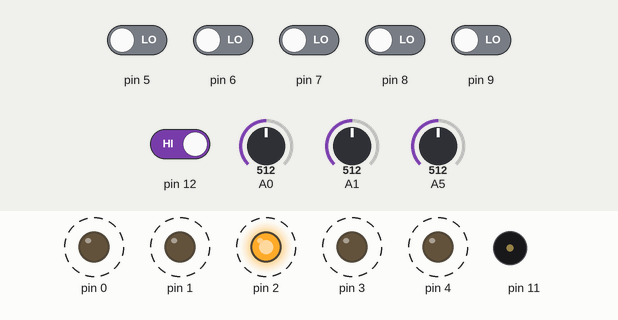
A sketch run on a simulated Arduino Uno, built with avr-gcc and run on an emulated ATmega328P. On the bench: output pins drawn as LEDs (lit = HIGH), buzzer (waves = sounding). Dashed ring = blinking. The test bench sets the inputs (shaded band); at power-on: pin 12 HIGH, pin 5–9 LOW, A0 = 512, A1 = 512, A5 = 512.

Above: at 1.25 s.
1.3 s: pin 5 driven HIGH
At 2.7 s:
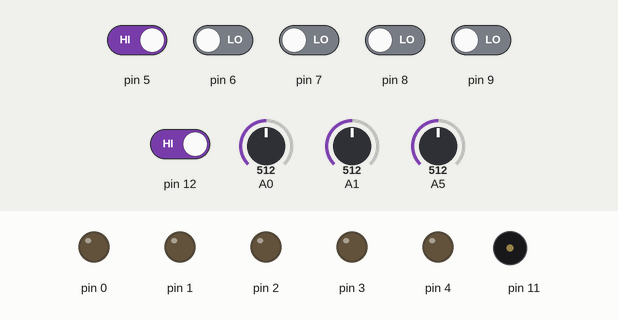
3.0 s: pin 5 driven LOW
At 3.15 s:
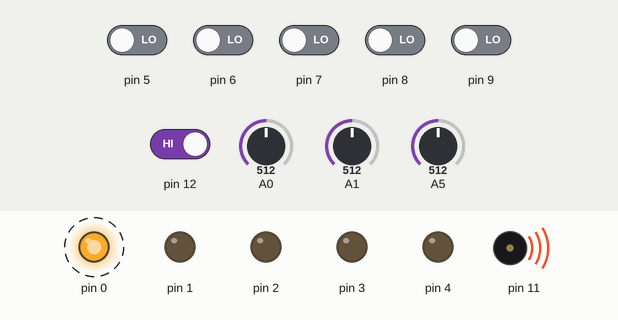
6.0 s: pin 6 driven HIGH
At 6.15 s:
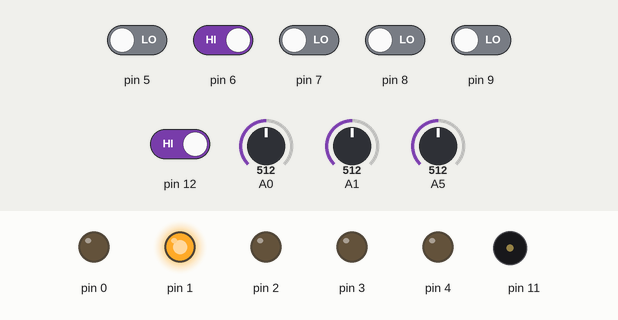
8.0 s: pin 6 driven LOW
At 8.45 s:
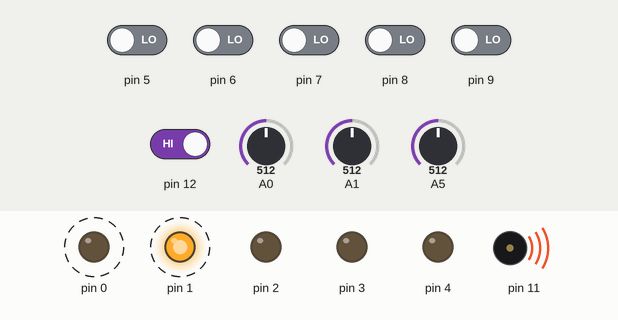
11.0 s: pin 12 driven LOW
At 12.2 s:
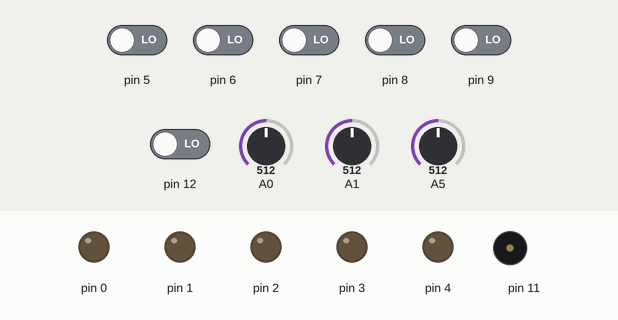
12.5 s: pin 12 driven HIGH
At 12.95 s:
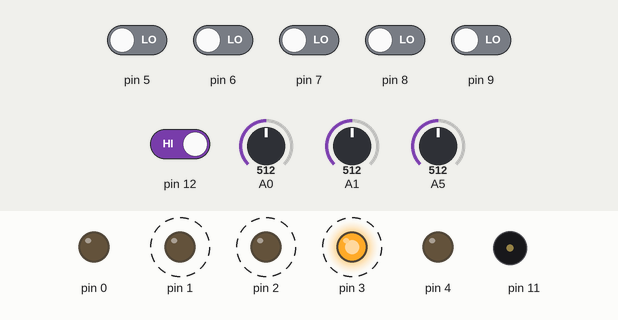
Timing chart, 0 to 16.5 s (numbered marks = the images above; inputs shaded):
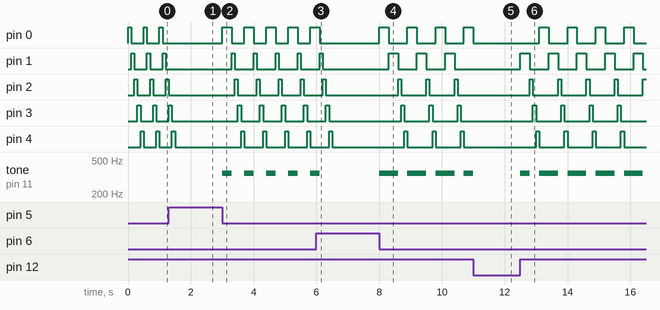

Measured:
- after the input at 1.3 s, pin 0, pin 1: stops changing and stays LOW; pin 2: goes on until 1.3 s, then stays LOW; pin 3: goes on until 1.4 s, then stays LOW; pin 4: goes on until 1.5 s, then stays LOW
- after the input at 3.0 s, pin 0: alternates HIGH for 0.30 s and LOW for 0.40 s, starting at once; pin 1: alternates HIGH for 0.10 s and LOW for 0.60 s, starting after 0.30 s
- after the input at 6.0 s, pin 0: goes on until 6.1 s, then stays LOW; pin 1: goes on until 6.2 s, then stays LOW; pin 2: goes on until 6.3 s, then stays LOW; pin 3: goes on until 6.4 s, then stays LOW; pin 4: goes on until 6.5 s, then stays LOW
- after the input at 8.0 s, pin 0: alternates HIGH for 0.30 s and LOW for 0.60 s, starting at once; pin 1: alternates HIGH for 0.30 s and LOW for 0.60 s, starting after 0.30 s
- after the input at 11.0 s, pin 0: goes on until 11.0 s, then stays LOW; pin 1–3: stops changing and stays LOW; pin 4: stays LOW (without the input it goes to HIGH after 0.50 s)
- after the input at 12.5 s, pin 0: alternates HIGH for 0.30 s and LOW for 0.60 s, starting after 0.60 s; pin 1: alternates HIGH for 0.30 s and LOW for 0.60 s, starting at once
- by itself, pin 0–4: alternates HIGH for 0.10 s and LOW for 0.40 s

The sketch:

aux1.ino
```cpp
#include "header.hpp"
#include "Tone.h"


aux_arduino aux;

void setup_passos_inicial(aux_arduino& aux)
{
    aux.passo1.buzzer1 = 0;
    aux.passo1.buzzer2 = 0;
    aux.passo1.delay = 100;

    aux.passo2.buzzer1 = 0;
    aux.passo2.buzzer2 = 0;
    aux.passo2.delay = 100;


    aux.passo3.buzzer1 = 0;
    aux.passo3.buzzer2 = 0;
    aux.passo3.delay = 100;


    aux.passo4.buzzer1 = 0;
    aux.passo4.buzzer2 = 0;
    aux.passo4.delay = 100;


    aux.passo5.buzzer1 = 0;
    aux.passo5.buzzer2 = 0;
    aux.passo5.delay = 100;

}


int pot_value(int analog_pin)
{
    int poten = analogRead(analog_pin);
    int value = map(poten, 0, 1023, 0, 8);

    return(value);
}


Tone buzzer1;
Tone buzzer2;

void setup()
{
    // 5 leds
    pinMode(0, OUTPUT);
    pinMode(1, OUTPUT);
    pinMode(2, OUTPUT);
    pinMode(3, OUTPUT);
    pinMode(4, OUTPUT);


    // botoes
    pinMode(5, INPUT);
    pinMode(6, INPUT);
    pinMode(7, INPUT);
    pinMode(8, INPUT);
    pinMode(9, INPUT);

    // Receber sinal da main
    pinMode(12, INPUT);
    // 2 buzzers em paralelo
    buzzer1.begin(10);
    buzzer2.begin(11);


    setup_passos_inicial(aux);
}


int converter_notas(int value)
{
    if(value == 0)
        return(0);
    if(value == 1)
        return(DO);
    if(value == 2)
        return(RE);
    if(value == 3)
        return(MI);
    if(value == 4)
        return(FA);
    if(value == 5)
        return(SOL);
    if(value == 6)
        return(LA);
    if(value == 7)
        return(SI);
    if(value == 8)
        return(DO2);
    return(0);
}


void gerenciar_definicoes_aux(aux_arduino& aux)
{
    while(digitalRead(5) == HIGH)
    {
        aux.passo1.delay = map(analogRead(A5), 0, 1023, 100, 500);
        aux.passo1.buzzer1 = converter_notas(pot_value(A0));
        aux.passo1.buzzer2 = converter_notas(pot_value(A1));
    }
    while(digitalRead(6) == HIGH)
    {
        aux.passo2.delay = map(analogRead(A5), 0, 1023, 100, 500);
        aux.passo2.buzzer1 = converter_notas(pot_value(A0));
        aux.passo2.buzzer2 = converter_notas(pot_value(A1));
    }
    while(digitalRead(7) == HIGH)
    {
        aux.passo3.delay = map(analogRead(A5), 0, 1023, 100, 500);
        aux.passo3.buzzer1 = converter_notas(pot_value(A0));
        aux.passo3.buzzer2 = converter_notas(pot_value(A1));
    }
    while(digitalRead(8) == HIGH)
    {
        aux.passo4.delay = map(analogRead(A5), 0, 1023, 100, 500);
        aux.passo4.buzzer1 = converter_notas(pot_value(A0));
        aux.passo4.buzzer2 = converter_notas(pot_value(A1));
    }
    while(digitalRead(9) == HIGH)
    {
        aux.passo5.delay = map(analogRead(A5), 0, 1023, 100, 500);
        aux.passo5.buzzer1 = converter_notas(pot_value(A0));
        aux.passo5.buzzer2 = converter_notas(pot_value(A1));
    }
}

void play_passo(passo_aux passo)
{
    if(passo.buzzer1 != 0){
        buzzer1.play(passo.buzzer1, passo.delay);

    }
    if(passo.buzzer2 !=0){
        buzzer2.play(passo.buzzer2, passo.delay);
    }
}


void loop()
{
    gerenciar_definicoes_aux(aux);

    while(digitalRead(12) != HIGH){
    }
    digitalWrite(0, HIGH);
    Serial.println("LED1");
    play_passo(aux.passo1);
    delay(aux.passo1.delay);
    digitalWrite(0, LOW);

    while(digitalRead(12) != HIGH){
    }
    digitalWrite(1, HIGH);
    Serial.println("LED2");
    play_passo(aux.passo2);
    delay(aux.passo2.delay);
    digitalWrite(1, LOW);

    while(digitalRead(12) != HIGH){
    }
    digitalWrite(2, HIGH);
    Serial.println("LED3");
    play_passo(aux.passo3);
    delay(aux.passo3.delay);
    digitalWrite(2, LOW);

    while(digitalRead(12) != HIGH){
    }
    digitalWrite(3, HIGH);
    Serial.println("LED4");
    play_passo(aux.passo4);
    delay(aux.passo4.delay);
    digitalWrite(3, LOW);

    while(digitalRead(12) != HIGH){
    }
    digitalWrite(4, HIGH);
    Serial.println("LED5");
    play_passo(aux.passo5);
    delay(aux.passo5.delay);
    digitalWrite(4, LOW);
}
```

header.hpp
```cpp
#ifndef HEADER_HPP
#define HEADER_HPP

#define DO  262
#define RE  294
#define MI  330
#define FA  349
#define SOL 392
#define LA  440
#define SI  494
#define DO2 523

#include <Arduino.h>

struct passo_master
{
    int buzzer;
    int delay;
};


struct master_arduino
{
    int             tempo;
    passo_master     passo1;
    passo_master     passo2;
    passo_master     passo3;
    passo_master     passo4;
    passo_master     passo5;
};


//------------------>

struct passo_aux
{
    int buzzer1;
    int buzzer2;
    int delay;
};


struct aux_arduino
{
    int         tempo;
    passo_aux  passo1;
    passo_aux  passo2;
    passo_aux  passo3;
    passo_aux  passo4;
    passo_aux  passo5;
};


#endif
```
